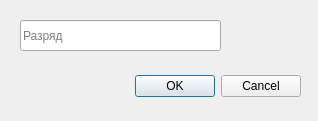
<?xml version="1.0" encoding="UTF-8"?>
<ui version="4.0">
 <class>AddRanksDialog</class>
 <widget class="QDialog" name="AddRanksDialog">
  <property name="geometry">
   <rect>
    <x>0</x>
    <y>0</y>
    <width>318</width>
    <height>121</height>
   </rect>
  </property>
  <property name="windowTitle">
   <string>Dialog</string>
  </property>
  <widget class="QDialogButtonBox" name="buttonBox">
   <property name="geometry">
    <rect>
     <x>10</x>
     <y>70</y>
     <width>291</width>
     <height>32</height>
    </rect>
   </property>
   <property name="orientation">
    <enum>Qt::Horizontal</enum>
   </property>
   <property name="standardButtons">
    <set>QDialogButtonBox::Cancel|QDialogButtonBox::Ok</set>
   </property>
  </widget>
  <widget class="QLineEdit" name="lineEdit_AddName">
   <property name="geometry">
    <rect>
     <x>20</x>
     <y>20</y>
     <width>201</width>
     <height>31</height>
    </rect>
   </property>
   <property name="placeholderText">
    <string>Разряд</string>
   </property>
  </widget>
 </widget>
 <resources/>
 <connections>
  <connection>
   <sender>buttonBox</sender>
   <signal>accepted()</signal>
   <receiver>AddRanksDialog</receiver>
   <slot>accept()</slot>
   <hints>
    <hint type="sourcelabel">
     <x>248</x>
     <y>254</y>
    </hint>
    <hint type="destinationlabel">
     <x>157</x>
     <y>274</y>
    </hint>
   </hints>
  </connection>
  <connection>
   <sender>buttonBox</sender>
   <signal>rejected()</signal>
   <receiver>AddRanksDialog</receiver>
   <slot>reject()</slot>
   <hints>
    <hint type="sourcelabel">
     <x>316</x>
     <y>260</y>
    </hint>
    <hint type="destinationlabel">
     <x>286</x>
     <y>274</y>
    </hint>
   </hints>
  </connection>
 </connections>
</ui>
